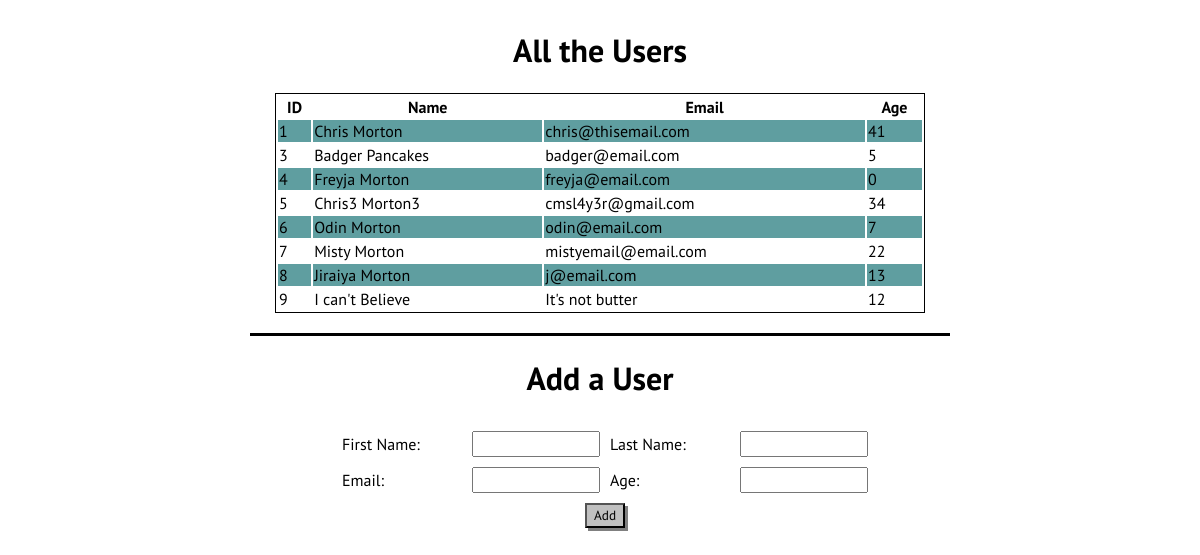
The page / on the database its author committed.
### users_app/models.py (models this page shows)
class Users(models.Model):
    first_name = models.CharField(max_length=255)
    last_name = models.CharField(max_length=255)
    email_address = models.CharField(max_length=255)
    age = models.IntegerField()
    created_at = DateTimeField(auto_now_add=True)
    updated_at = DateTimeField(auto_now=True)

### users_app/views.py (the view)
# urls.py: path('', views.index),
def index(request):
    context = {
        "all_users": Users.objects.all()
    }
    return render(request, 'index.html', context)

### users_app/templates/index.html (shortened to what this page needs)
<!DOCTYPE html>
<html lang="en">
<head>
    {% load static %}
    <link rel="stylesheet" href="{% static 'css/style.css' %}">
</head>
<body>
    <div id="wrapper">
        <div id="user_display">
            <h1>All the Users</h1>
            <table>
                <tr>
                    <th>ID</th>
                    <th>Name</th>
                    <th>Email</th>
                    <th>Age</th>
                </tr>
                {% for user in all_users %}
                <tr>
                    <td>{{user.id}}</td>
                    <td>{{user.first_name}} {{user.last_name}}</td>
                    <td>{{user.email_address}}</td>
                    <td>{{user.age}}</td>
                </tr>
                {% endfor %}
            </table>
        </div>
        <div id="user_add">
            <h1>Add a User</h1>
            <form action='/add_user' method="POST">
                <label name="first_name_label" >First Name:</label>
                <input type="text" name="first_name_input">
                <label name="last_name_label" >Last Name:</label>
                <input type="text" name="last_name_input">
                <label name="email_label" >Email:</label>
                <input type="text" name="email_input">
                <label name="age_label" >Age:</label>
                <input type="text" name="age_input">
                <input type="submit" value="Add" id="submit_button">
            </form>
        </div>
    </div>
</body>
</html>

### users_app/static/css/style.css (style rules this page uses)
* { font-family: 'PT Sans', sans-serif; }
#wrapper { width: 700px; height: 500px; margin: 0 auto; }
#user_display { display: flex; flex-direction: column; flex-wrap: wrap; justify-content: center; align-items: center; padding: 0 0 20px 0; border-bottom: 3px solid black; }
#user_display table { width: 650px; border: 1px solid black; }
tr:nth-child(even) { background-color: cadetblue; }
#user_add { display: flex; flex-direction: column; justify-content: center; align-items: center; }
#user_add form { width: 550px; display: flex; flex-wrap: wrap; justify-content: center; align-items: center; }
#user_add label, #user_add input { height: 20px; width: 120px; margin: 10px 0 0 10px; }
#user_add form #submit_button { width: 40px; height: 25px; box-shadow: 3px 3px gray; background-color:silver; }

### rows shown on the page
Users: id "1", first_name "Chris", last_name "Morton", email_address "chris@thisemail.com", age "41"
Users: id "3", first_name "Badger", last_name "Pancakes", email_address "badger@email.com", age "5"
Users: id "4", first_name "Freyja", last_name "Morton", email_address "freyja@email.com", age "0"
Users: id "5", first_name "Chris3", last_name "Morton3", email_address "cmsl4y3r@gmail.com", age "34"
Users: id "6", first_name "Odin", last_name "Morton", email_address "odin@email.com", age "7"
Users: id "7", first_name "Misty", last_name "Morton", email_address "mistyemail@email.com", age "22"
Users: id "8", first_name "Jiraiya", last_name "Morton", email_address "j@email.com", age "13"
Users: id "9", first_name "I can't", last_name "Believe", email_address "It's not butter", age "12"
